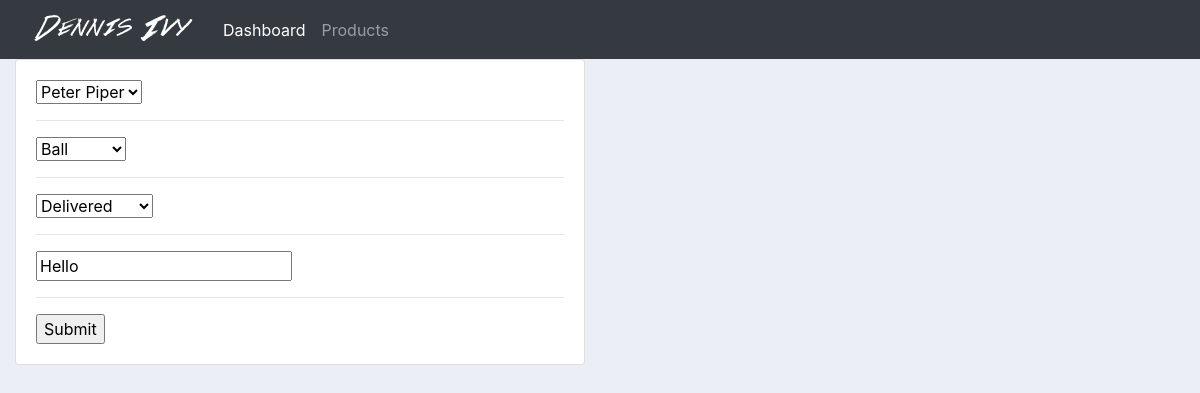
The page /update_order/1/ on the database its author committed.
### accounts/models.py (models this page shows, shortened)
class Order(models.Model):
	STATUS = (
			('Pending', 'Pending'),
			('NotAvailable', 'NotAvailable'),
			('Delivered', 'Delivered'),
			)
	customer = models.ForeignKey(Customer, null=True, on_delete= models.SET_NULL)
	product = models.ForeignKey(Product, null=True, on_delete= models.SET_NULL)
	date_created = models.DateTimeField(auto_now_add=True, null=True)
	status = models.CharField(max_length=200, null=True, choices=STATUS)
	note = models.CharField(max_length=1000, null=True)

### accounts/views.py (the view)
# urls.py: path('update_order/<str:pk>/', views.updateOrder, name="update_order"),
def updateOrder(request, pk):
	order = Order.objects.get(id=pk)
	form = OrderForm(instance=order)
	if request.method == 'POST':
		form = OrderForm(request.POST, instance=order)
		if form.is_valid():
			form.save()
			return redirect('/')
	context = {'form':form}
	return render(request, 'accounts/order_form.html', context)

### accounts/forms.py
class OrderForm(ModelForm):
	class Meta:
		model = Order
		fields = '__all__'

### accounts/models.py (called while the page is built)
	def __str__(self):
		return self.name

	def __str__(self):
		return self.name

### accounts/templates/accounts/order_form.html (shortened to what this page needs)
{%  extends 'accounts/main.html' %}
{% load static %}
{% block content %}
<div class="row">
	<div class="col-md-6">
		<div class="card card-body">
			<form action="" method="POST">
				{% for field in form %}
					{{field}}
					<hr>
				{% endfor %}
				<input type="submit" name="Submit">
			</form>
		</div>
	</div>
</div>
{% endblock %}

### static/css/main.css (style rules this page uses)
body { background-color: #ebeff5; }

### rows shown on the page
Order: form "Peter Piper" "Ball" "Delivered" "Hello"
